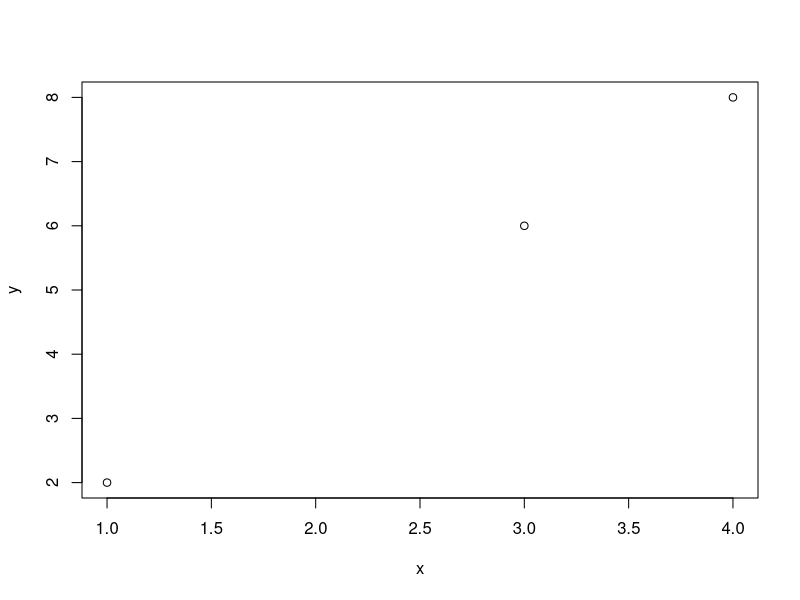
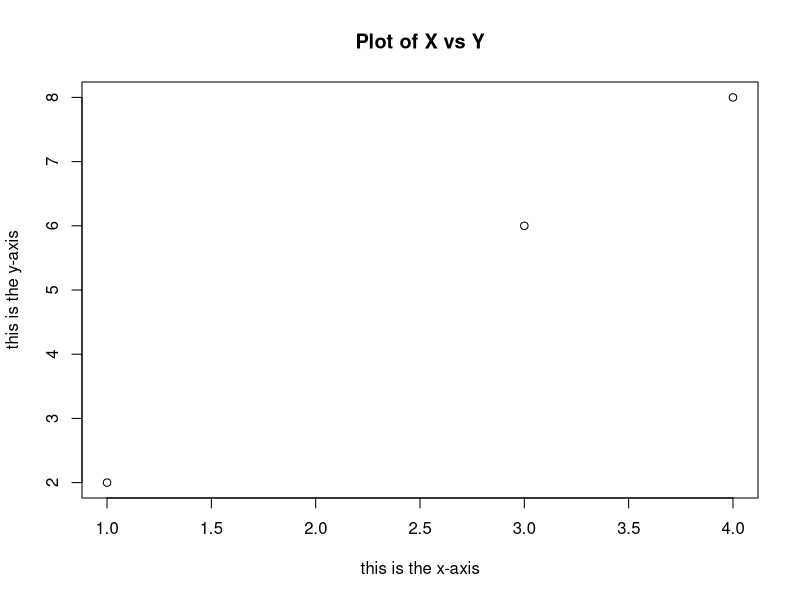
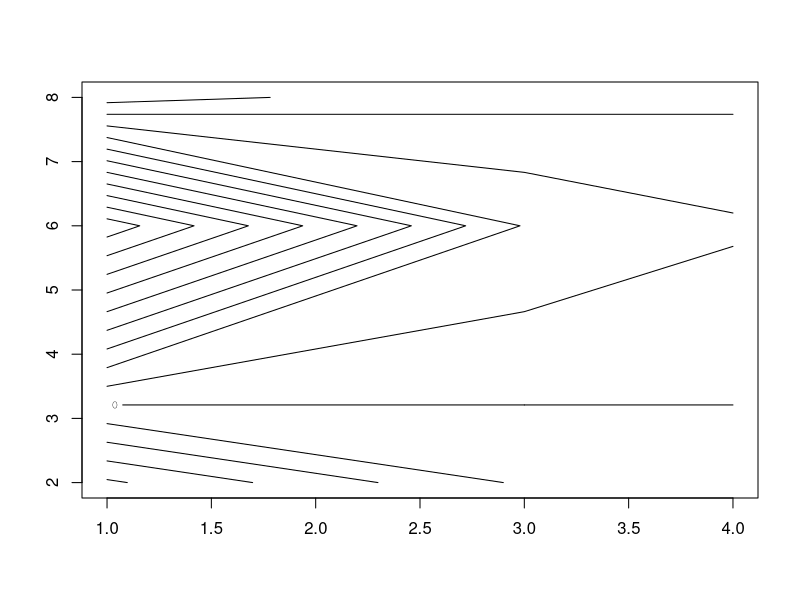
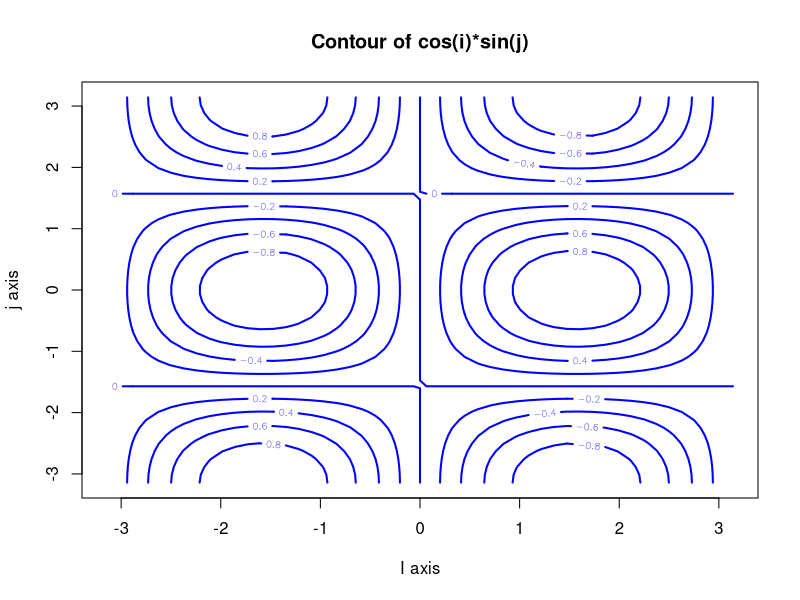
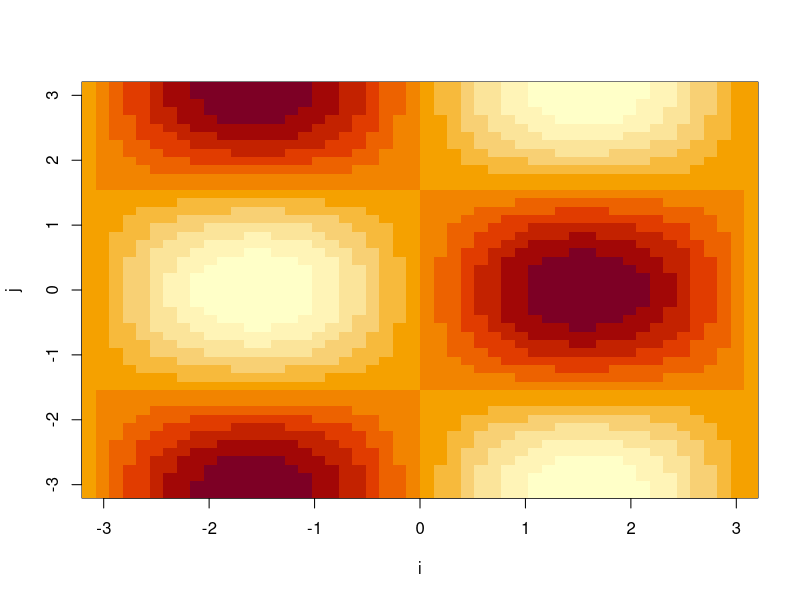
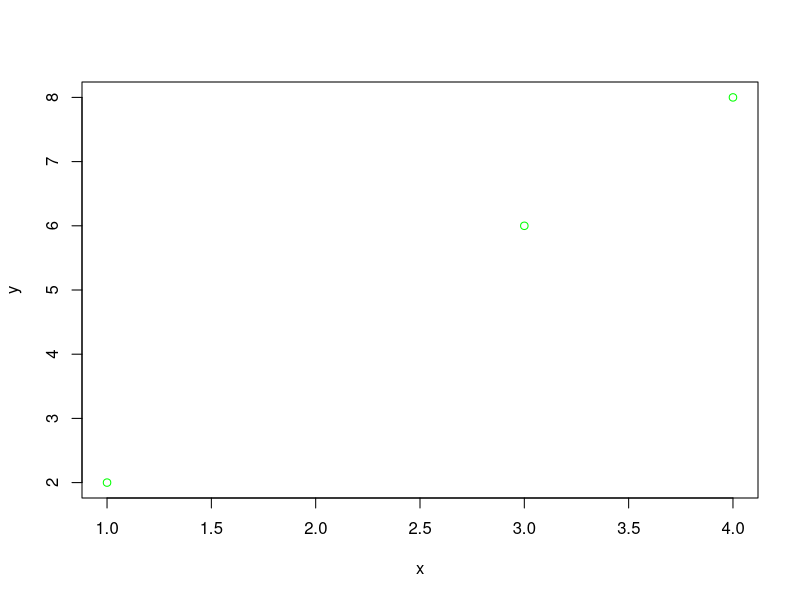

These charts were generated, in order, by the following R code:
#BASIC COMMANDS 
#vectors 
x = c(1, 3, 4)
y = c(2, 6, 8)

#if x and y are the same length, we can add it and it will add the first number from x to the first number from y, and so on.
x+y

ls() #shows everything that we have now 
#rm(x, y) #deletes something we don't need OR use rm(list=ls()) to delete everything

a = matrix (data=c(1,2,3,4), nrow=2, ncol=2, byrow=TRUE) #or just matrix(c(1,2,3,4) ,2,2)
a
#because of byrow=TRUE it numerates like 1st row, then 2nd row. As default it makes it by columns

sqrt(a) #returns matrix with sqrt of each value 
a^2 #returns matrix with each value being in the power of 2

c = rnorm(50) #by default creates standard normal random variables with a mean of 0 and a standard deviation of 1; 50 is sample size
d = rnorm(50, mean=50, sd=.1) #the mean and standard deviation can be altered using the mean and sd arguments
cor(c, d) #shows correlation between them 

set.seed(3) #this command allows us to generate the same random number each time we generate random number
e = rnorm(5)

mean(e) #compute the mean of vector e
var(e) #computes the дисперсия (variance) of vector e 
sqrt(var(e)) #= sd(e) which is standard deviation


# GRAPHICS 
plot(x, y) #plots basic scatterplot of numerbs in x vs y
plot(x,y,xlab="this is the x-axis",ylab="this is the y-axis",
     main="Plot of X vs Y") #this will give names to the axis and to the scatterplot overall

#this allows to save the plot as a file. Now I have a fugure.pdf with this graph in green. I can also save it as jpeg()
pdf("Figure.pdf")
plot(x,y, col="green")
dev.off() #indicates that we are done with creating the plot 

f = seq(1, 10) #makes sequence of integers from 1 to 10 OR just write f=1:10
g = seq(1, 2, length=10) #makes a sequence of 10 numbers that are equally spaced between 0 and 1

h = outer(x,y,function (x,y)cos(y)/(1+x^2))
contour(x,y,h) #more sophisticated graphs

# 1) Define grid
i <- seq(-pi, pi, length = 50)
j <- seq(-pi, pi, length = 50)

# 2) Compute heights: e.g. z = cos(x)*sin(y)
k <- outer(j, i, function(j, i) cos(i) * sin(j)) #this returns a matrix where values are products of cosi*sinj
#     note: outer rows correspond to j, columns to i

# 3) Plot contours
contour(i, j, k,
        levels = seq(-1, 1, by = 0.2),
        drawlabels = TRUE,
        col = "blue",
        lwd = 2,
        xlab = "I axis",
        ylab = "j axis",
        main = "Contour of cos(i)*sin(j)")
image(i, j, k) #produces heatmap 





